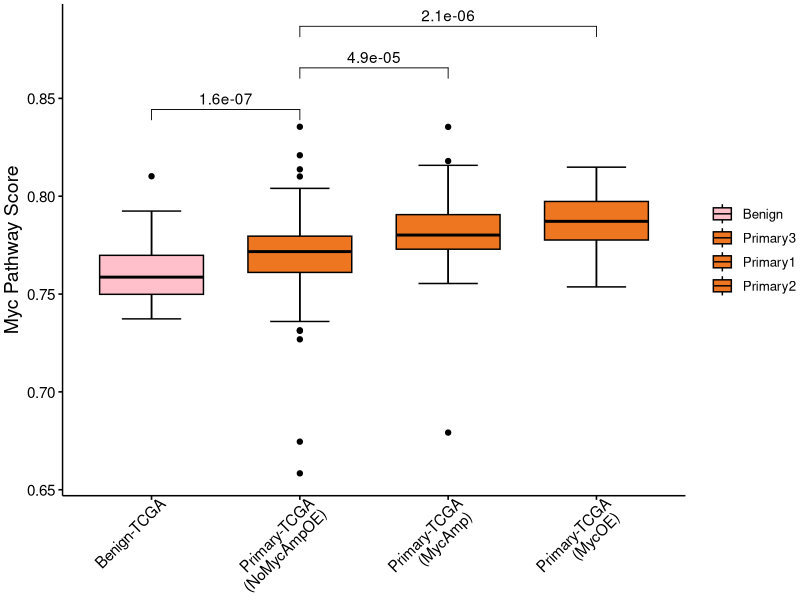
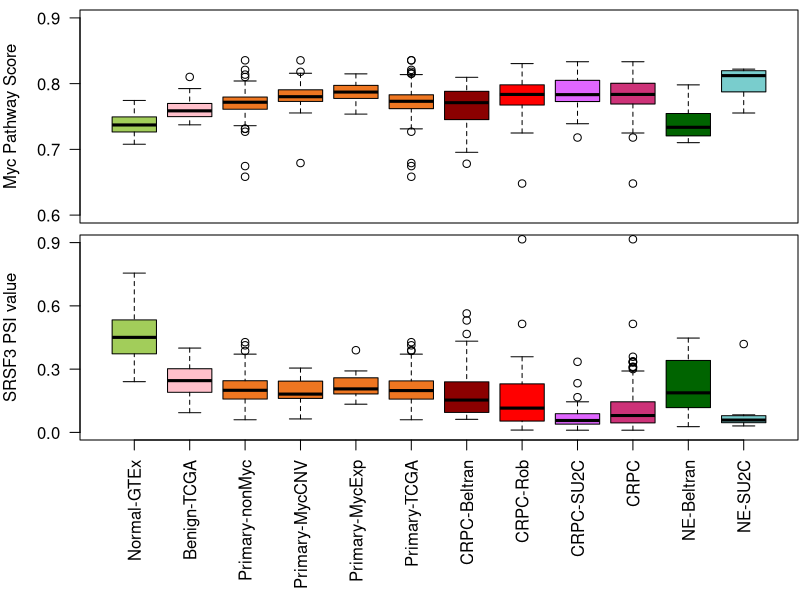
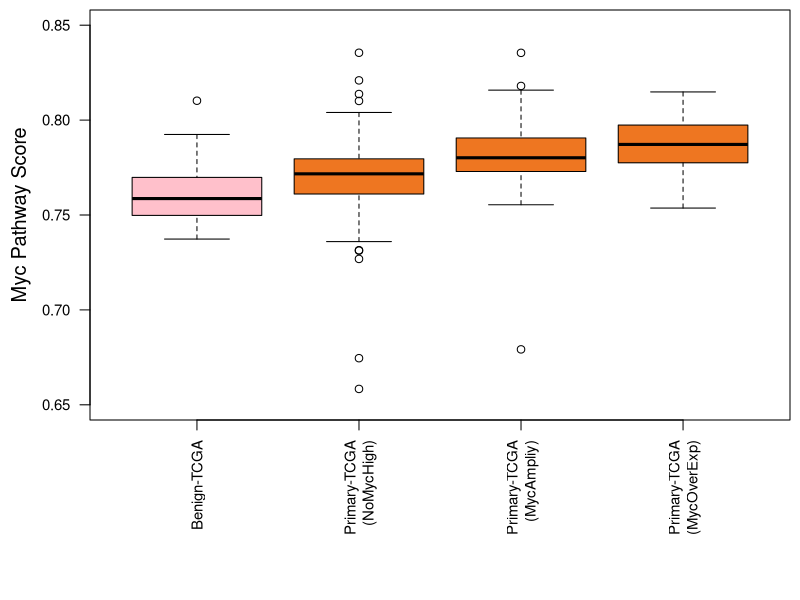

R code for these plots, in order:
data <- read.table("HALLMARK_MYC_TARGETS_V2.scores.txt",header = F,stringsAsFactors = F)
patient <- read.table("PATIENT_DATA_oncoprint.tsv",header = F,stringsAsFactors = F,sep = '\t')
t.patient <- t(patient)
data[,1] <- gsub("-01A", "", data[,1])
data[,1] <- gsub("-01B", "", data[,1])

psi <- read.table("srsf3.txt",header = F,stringsAsFactors = F)
psi<-as.matrix(t(psi[,9:dim(psi)[2]]))
psi[,1] <- gsub("-01A", "", psi[,1])
index.psi <- match(data[,1],psi[,1])
data$V6<-as.numeric(psi[index.psi,2])


normal <-data[which(data[,3]== "Benign-GTEx"),]
beign <-data[which(data[,3]== "Benign-TCGA"),]
primary <- data[which(data[,3]== "Primary-TCGA"),]
CRPC1<-data[which(data[,3]== "CRPC-Beltran"),]
CRPC2<-data[which(data[,3]== "CRPC-Robinson"),]
CRPC3<-data[which(data[,3]== "CRPC-SU2C"),]
CRPC<-data[which(data[,3]== "CRPC-SU2C" | data[,3]== "CRPC-Robinson" | data[,3]== "CRPC-Robinson"),]
NE1<-data[which(data[,3]== "NE-Beltran"),]
NE2<-data[which(data[,3]== "NE-SU2C"),]
index <- match(primary[,1],t.patient[,1])

primary$V7 <- t.patient[index,2]
primary$V8 <- t.patient[index,4]
primary1 <- primary[which(primary$V7=="Amplification"),]
primary2 <- primary[which(primary$V8=="mRNA Upregulation"),]
primary3 <- primary[which(primary$V7!="Amplification" & primary$V8!="mRNA Upregulation"),]

b <- cbind(beign[,5],rep("Benign",nrow(beign))); p1 <- cbind(primary1[,5],rep("Primary1",nrow(primary1)))
p2 <- cbind(primary2[,5],rep("Primary2",nrow(primary2))); p3 <- cbind(primary3[,5],rep("Primary3",nrow(primary3)))
MYC_score.df <- data.frame(rbind(b,p3,p1,p2),stringsAsFactors=FALSE)
MYC_score.df$X1 <- as.numeric(MYC_score.df$X1)
library(ggpubr)
compare_means(X1 ~ X2,  data = MYC_score.df, method='wilcox.test')
my_comparisons <- list( c("Benign", "Primary3"), c("Primary3", "Primary1"), c("Primary3", "Primary2") )
pdf("pathway_vs_psi.SRSF3.onlyTCGA.test.pdf",width=4, height=4)
ggboxplot(MYC_score.df,"X2","X1",fill="X2",palette =c("pink","chocolate2","chocolate2","chocolate2"),
          ylab=c("Myc Pathway Score"),xlab=FALSE,
          bxp.errorbar=T,
          width = 0.7)+ 
  theme(legend.position = "right",legend.title = element_blank(),
        axis.text.x = element_text(size=11,angle = 45, hjust = 0.9),
        axis.text.y = element_text(size=11),
        axis.title.y=element_text(size=14))+
  theme(plot.margin=unit(c(0.1,-0.1,-0.1,0.1),"cm"))+
  scale_x_discrete(labels = c("Benign-TCGA","Primary-TCGA\n(NoMycAmpOE)","Primary-TCGA\n(MycAmp)", "Primary-TCGA\n(MycOE)"))+
  stat_compare_means(comparisons = my_comparisons) # Add pairwise comparisons p-value
dev.off()

pdf("pathway_vs_psi.SRSF3.pdf",width=4, height=6)
layout.matrix <- matrix(c(1, 2, 0, 0), nrow = 2, ncol = 1)
layout(mat = layout.matrix,
       heights = c(3, 5), # Heights of the two rows
       widths = c(2, 2)) # Widths of the two columns
par(mar = c(0.1, 4, 0.5, 0.1))
#par(mfrow=c(2,1),mai = c(1,0.1, 0.1, 0.1))
boxplot(tck=-1,ylim=c(0.6,0.9),las=2,ylab='Myc Pathway Score',xaxt="n",yaxt="n",normal[,5],beign[,5],primary3[,5], primary1[,5], primary2[,5], primary[,5],CRPC1[,5],CRPC2[,5],CRPC3[,5],CRPC[,5],NE1[,5],NE2[,5],
      col=c("darkolivegreen3","pink","chocolate2","chocolate2","chocolate2","chocolate2","darkred","red","mediumorchid1","violetred3","darkgreen","darkslategray3"))
axis(2, at=c(0.6,0.7,0.8,0.9),las=2 )
par(mar = c(8, 4, 0.5, 0.1))
boxplot(yaxt="n",normal[,6],beign[,6],primary3[,6], primary1[,6], primary2[,6], primary[,6],CRPC1[,6],CRPC2[,6],CRPC3[,6],CRPC[,6],NE1[,6],NE2[,6],
        las=2,ylim=c(0,0.9),ylab='SRSF3 PSI value',
        names=c("Normal-GTEx","Benign-TCGA","Primary-nonMyc","Primary-MycCNV", "Primary-MycExp","Primary-TCGA","CRPC-Beltran","CRPC-Rob","CRPC-SU2C","CRPC","NE-Beltran","NE-SU2C"),
        col=c("darkolivegreen3","pink","chocolate2","chocolate2","chocolate2","chocolate2","darkred","red","mediumorchid1","violetred3","darkgreen","darkslategray3"))
axis(2, at=c(0,0.3,0.6,0.9), las=2 )
dev.off()


pdf("pathway_vs_psi.SRSF3.onlyTCGA.pdf",width=4, height=5) #for sup figure
par(mfrow=c(1,1),mai = c(1.8,0.9, 0.1, 0.1), cex.lab=1.2, cex.axis=0.9)
boxplot(ylim=c(0.65,0.85),las=2,ylab='Myc Pathway Score',
        beign[,5],primary3[,5], primary1[,5], primary2[,5], 
        col=c("pink","chocolate2","chocolate2","chocolate2"),
        names=c("Benign-TCGA","Primary-TCGA\n(NoMycHigh)","Primary-TCGA\n(MycAmpliy)", "Primary-TCGA\n(MycOverExp)"))
dev.off()

